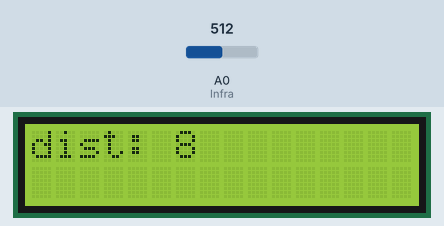
This sketch was run on a simulated Arduino Uno, built with avr-gcc and run on an emulated ATmega328P. Parts: 16×2 character LCD. Inputs (shaded band) come from the test bench; at power-on: A0 (Infra) = 512.

Above: at 1.2 s.
1.3 s: A0 (Infra) set to 716
At 1.9 s:
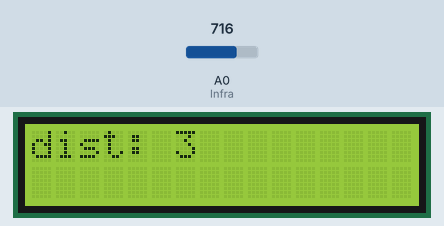
2.8 s: A0 (Infra) set to 900
At 3.1 s:
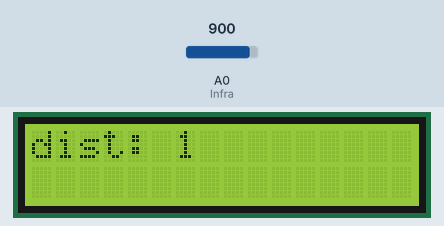
4.3 s: A0 (Infra) set to 1023
At 5.3 s:
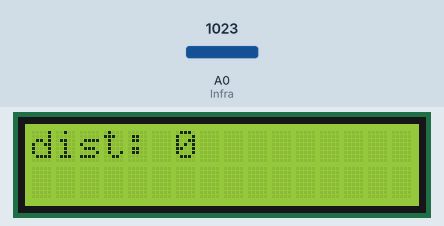
Timing chart, 0 to 7.3 s (numbered marks = the images above; inputs shaded):
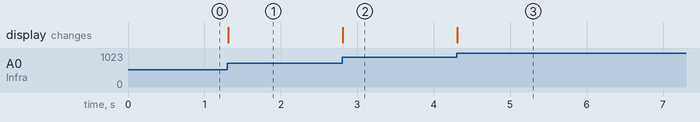

Measured:
- after the input at 1.3 s, the display: changes at once (image 1)
- after the input at 2.8 s, the display: changes at once (image 2)
- after the input at 4.3 s, the display: changes at once (image 3)

The sketch:

infraex1.ino
```cpp
#include <Wire.h>
#include <LiquidCrystal_I2C.h>

LiquidCrystal_I2C lcd(0x27, 16, 2);

#define Infra A0
int dista;
int Dinfra ();

void setup() {
  pinMode(Infra, INPUT);
  lcd.begin();
  lcd.setCursor(0, 0);
  lcd.print("dist:");
}

void loop() {
  dista=Dinfra();

  lcd.setCursor(6, 0);
  lcd.print(dista);
  lcd.print("    ");
}

int Dinfra (){
  int dist = analogRead(Infra);
  dist = 3030 * pow(dist, -0.819) - 10;
  delayMicroseconds(15);
  if (dist > 100) {
    dist = 100;
  }
  return dist;
}
```
